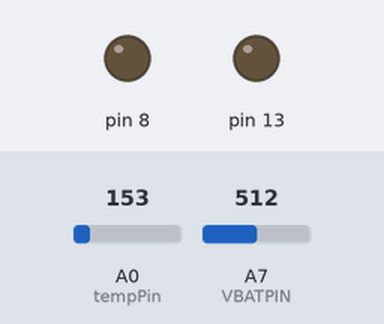
Bench run of a sketch on a simulated Arduino Nano, built with avr-gcc and run on an emulated ATmega328P. Shown: output pins drawn as LEDs (lit = HIGH). The inputs (shaded band) are chosen by the test bench; at power-on: A0 (tempPin) = 153, A7 (VBATPIN) = 512. The local clock reads 2024-03-15 10:24:30 at power-on unless the sketch sets it; storage starts empty; what the sketch prints to the serial monitor is not drawn.

Above: at 15.0 s.
Timing chart, 0 to 39.0 s (numbered marks = the images above):
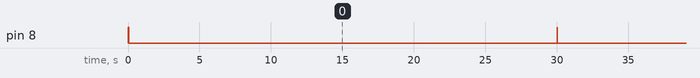

Measured:
- by itself, pin 8: alternates HIGH for 0.01 s and LOW for 30.0 s

The sketch:

class-Adalogger-SDcard-1.ino
```cpp
//   class-Adalogger-SDcard-1
//     2017-11-04   Zonker Harris
//
// This is a simple sketch to test reading and writing to the SDcard socket.
//  I've also added pin assignments, so students know which pins are in use.
//    https://learn.adafruit.com/adafruit-feather-m0-adalogger
//    https://learn.adafruit.com/assets/46243  (Annotated pinouts)
//    https://learn.adafruit.com/adafruit-feather-m0-adalogger/faq  (debugging)
//    https://learn.adafruit.com/adafruit-feather-m0-adalogger/using-the-sd-card

// - - - + - - - - + - - - - + - - - - + - - - - + - - - - + - - - - + - - - - +
/*
CPU: ATSAMD21G18 ARM Cortex M0
Clock: 48 MHz
Logic level: 3.3V  Onboard regulator up to 500 mA peak current)
Memory:  256K of FLASH (program storage), and 32K of RAM (for vafriables)
LiPo:  The JST connector polarity is matched to Adafruit LiPoly batteries.
      NOTE: Using wrong polarity batteries can destroy your Feather!
  You can also connect a 4.2/3.7V Lithium Polymer (Lipo/Lipoly) or
  Lithium Ion (LiIon) battery to the JST jack. This will let the Feather
  run on a rechargable battery. When the USB power is powered, it will
  automatically switch over to USB for power, as well as start charging
  the battery (if attached) at 100mA per hour.
  The CHG LED will light if the battery is connected and charging.

PIN  Use
  4  SD Card "CS" (Chip Select)
  7  SD Card "CD" (Card Detect) If configured for Pullup, LOW = empty slot.
  8  Green LED near SD Card
  9  GPIO, but also serves as Analog 7 (You can only use A7 -OR- D9!)
      (connected to a 2 * 100k voltage divider for measuring the LiPo voltage)
 13  Red LED for blink, and for upload status.
 20  SDA data for i2c bus
 21  SCL clock for i2c bus
 22  MISO (SPI "Master In, Slave Out")
 23  MOSI (SPI "Master Out, Slave In")
 24  SCK (SPI "Serial Clock")
 A0  Analog INPUT 0, but can also be True Analog OUTPUT!

 */

#include <SPI.h>    // (needed for the SD Card)
#include <SD.h>     // (the SD Card commands)
#include <Wire.h>   // (initialize the i2c bus)
#include "RTClib.h" // (needed to talk to the i2c Real-Time Clock)

// Set the pins used by the SD card, battery voltage monitor
#define cardSelect 4
#define VBATPIN A7

File logfile;  // for the SD card

int tempPin = 14;   // for the TMP36, on Analog input 0
int TempV = 0;      // for measuring the temperature
float TempC = 0;
float TempF = 0;

//library_name  how_we_call_it
RTC_PCF8523 rtc;

char daysOfTheWeek[7][12] = {"Sunday", "Monday", "Tuesday", "Wednesday", "Thursday",
                             "Friday", "Saturday"};

// - - - + - - - - + - - - - + - - - - + - - - - + - - - - + - - - - + - - - - +
// blink out an error code
void error(uint8_t errno) {
  while(1) {
    uint8_t i;
    for (i=0; i<errno; i++) {
      digitalWrite(13, HIGH);
      delay(100);
      digitalWrite(13, LOW);
      delay(100);
    }
    for (i=errno; i<10; i++) {
      delay(200);
    }
  }
}

// - - - + - - - - + - - - - + - - - - + - - - - + - - - - + - - - - + - - - - +
// This line is not needed if you have Adafruit SAMD board package 1.6.2+
//   #define Serial SerialUSB

// - - - + - - - - + - - - - + - - - - + - - - - + - - - - + - - - - + - - - - +
void setup() {
  // connect at 115200 so we can print data fast without dropping characters
  // also spit it out
  Serial.begin(115200);
  Serial.println("\r\nAnalog temperature logger test");
  pinMode(13, OUTPUT);

  // see if the card is present and can be initialized:
  if (!SD.begin(cardSelect)) {
    Serial.println("Card init. failed!");
    error(2);
  }
  char filename[15];
  strcpy(filename, "ANALOG00.TXT"); // <-- The name of the NEW file on the SD Card.
  for (uint8_t i = 0; i < 100; i++) {
    filename[6] = '0' + i/10;
    filename[7] = '0' + i%10;
    // create if does not exist, do not open existing, write, sync after write
    if (! SD.exists(filename)) {
      break;
    }
  }

  logfile = SD.open(filename, FILE_WRITE);
  if( ! logfile ) {
    Serial.print("Couldnt create ");
    Serial.println(filename);
    error(3);
  }
  Serial.print("Writing to ");
  Serial.println(filename);

  pinMode(13, OUTPUT);
  pinMode(8, OUTPUT);

  Serial.println("Initializing PCF8523 Real-Time Clock (RTC) module...");

  if (! rtc.begin()) {
    Serial.println("Couldn't find our RTC, check the connections.");
    while (1);
  }

  if (! rtc.initialized()) {
    // This will detect an unintialized RTC board, and set it for the current
    //  time (derived from the computer used to upload the sketch). Once the RTC
    //  has it's time, the sketch will not run this portion of the sketch.
    Serial.println("RTC is NOT running!");
    // following line sets the RTC to the date & time this sketch was compiled
    rtc.adjust(DateTime(F(__DATE__), F(__TIME__)));
    // This line sets the RTC with an explicit date & time, for example to set
    // January 21, 2014 at 3am you would call:
    // rtc.adjust(DateTime(2014, 1, 21, 3, 0, 0));
  }
  //rtc.adjust(DateTime(2017, 11, 8, 23, 33, 0)); //uncomment this and upload to set
  Serial.println("Ready!");
}

// - - - + - - - - + - - - - + - - - - + - - - - + - - - - + - - - - + - - - - +
void loop() {
  // turn off the red LED to save power...
  digitalWrite(13, LOW);

  /* This will turn on the green LED near the SD Card slot, reads the Analog 7
  *  pin and writed the result to the SD Card, then reads Analog 7 again, and
  *  prints the result to the Serial Monitor/Grapher, then turns off the LED.
  *  Then it waits one second. See how fast the LED blinks on and off?
  *
  *  The data for the SD card is buffered which means that whenever we reach
  *  512 bytes of log file that needs to be written, the SD card will actually
  *  write the data. When this happens you'll see a 50mA pulse for 10ms. If
  *  you use flush() to write the log file, this pulse will be much longer,
  *  as you have to write the file as well as the file table sectors. Your
  *  50mA spike could end up being 500ms or longer. So basically, keep your
  *  file writes to a minimum if you can avoid it!  */

  digitalWrite(8, HIGH);

  // Measure the battery voltage...
  //  When it's plugged into USB, the voltage is about 4.25v
  //  But, when you unplug it from USB, the battery voltage will be read
  //  You can use this to estimate how long your sketch may be able to run
  //  on battery power (or see the improvements when you try Low Power fixes.
  float measuredvbat = analogRead(VBATPIN);
  measuredvbat *= 2;    // we divided by 2, so multiply back
  measuredvbat *= 3.3;  // Multiply by 3.3V, our reference voltage
  measuredvbat /= 1024; // convert to voltage

  // Measure the temperature
  TempV = analogRead(tempPin);
  float voltage = TempV * 3.3;
  voltage /= 1024.0;

  // Convert from 10 mv per degree with 500 mV offset to degrees...
  TempC = (voltage - 0.5) * 100 ;  //  ((volatge - 500mV) times 100)

  // now convert to Fahrenheit
  float TempF = (TempC * 9.0 / 5.0) + 32.0;

  // now let's get the current time from the RTC
  DateTime now = rtc.now();
  // Start the logging with the time in the format below;
  //   2017-11-04 22:08:15, PT day

  logfile.print(now.year(), DEC);
  logfile.print('-');
  logfile.print(now.month(), DEC);
  logfile.print('-');
  logfile.print(now.day(), DEC);
  logfile.print(" ");
  logfile.print(now.hour(), DEC);
  logfile.print(':');
  logfile.print(now.minute(), DEC);
  logfile.print(':');
  logfile.print(now.second(), DEC);
  logfile.print(", PT, ");
  logfile.print(daysOfTheWeek[now.dayOfTheWeek()]);
  //logfile.print("A0, "); logfile.print(TempV);
  logfile.print(", TempC, "); logfile.print(TempC);
  logfile.print(", TempF, "); logfile.print(TempF);
  logfile.print(", Batt, "); logfile.println(measuredvbat);
  Serial.print(now.year(), DEC);
  Serial.print('-');
  Serial.print(now.month(), DEC);
  Serial.print('-');
  Serial.print(now.day(), DEC);
  Serial.print(" ");
  Serial.print(now.hour(), DEC);
  Serial.print(':');
  Serial.print(now.minute(), DEC);
  Serial.print(':');
  Serial.print(now.second(), DEC);
  Serial.print(", PT, ");
  Serial.print(daysOfTheWeek[now.dayOfTheWeek()]);
   //Serial.print(", A0, "); Serial.print(TempV);
  Serial.print("; TempC, "); Serial.print(TempC);
  Serial.print("; TempF, "); Serial.print(TempF);
  Serial.print("; Batt, "); Serial.println(measuredvbat);
  digitalWrite(8, LOW);

  delay(30000);
}

// - - - + - - - - + - - - - + - - - - + - - - - + - - - - + - - - - + - - - - +
/*  https://learn.adafruit.com/adafruit-feather-m0-adalogger/power-management
#define VBATPIN A7

float measuredvbat = analogRead(VBATPIN);
measuredvbat *= 2;    // we divided by 2, so multiply back
measuredvbat *= 3.3;  // Multiply by 3.3V, our reference voltage
measuredvbat /= 1024; // convert to voltage
Serial.print("VBat: " ); Serial.println(measuredvbat);
*/
```
